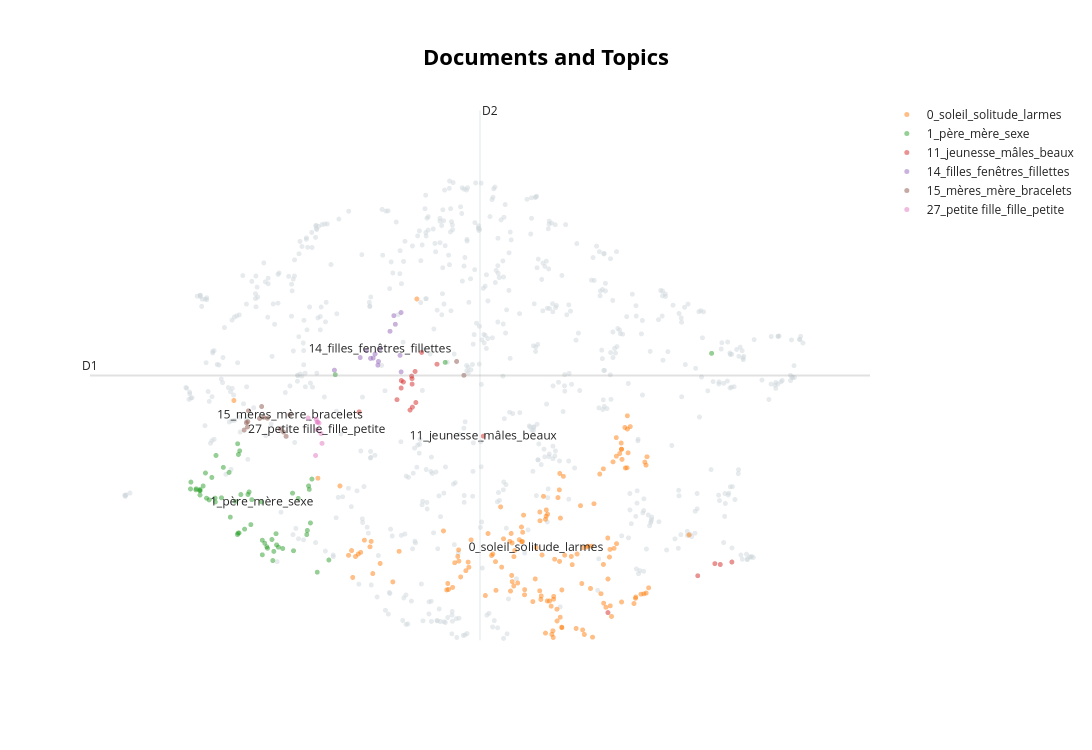

The code cell stored with this chart in its notebook:
### Code cell
topic_model.visualize_documents(docs, topics=[1, 0, 11, 14, 15, 27])

### Figure 1 — Plotly figure (JSON) as saved in the notebook; plotly's stock layout.template omitted (floating-point values rounded to 4 significant figures; data arrays with more than 128 entries replaced by an {"elided": "..."} marker saying what was removed)
{"data": [{"hoverinfo": "text", "hovertext": {"elided": "676 str values"}, "marker": {"color": "#CFD8DC", "opacity": 0.5, "size": 5}, "mode": "markers+text", "name": "other", "showlegend": false, "type": "scattergl", "x": {"elided": "676 float values"}, "y": {"elided": "676 float values"}}, {"hoverinfo": "text", "hovertext": {"elided": "151 str values"}, "marker": {"opacity": 0.5, "size": 5}, "mode": "markers+text", "name": "0_soleil_solitude_larmes", "text": {"elided": "151 str values"}, "textfont": {"size": 12}, "type": "scattergl", "x": {"elided": "151 float values"}, "y": {"elided": "151 float values"}}, {"hoverinfo": "text", "hovertext": ["mon père avait retroussé sa robe, ses petits mollets sanglés par des chaussettes noires battaient misérablement la cadence, coincé entre les cuisses lourdes et peu agiles de ma mère, il s’agrippait tant bien que mal à cette chaloupe beuglant comme un animal traqué.", "le soleil supplante la tristesse. la nuit endort l'angoisse. merci maman! escortée par les femmes, je descends l’escalier en prenant garde de ne pas trébucher.", "mon père ne bouge toujours pas. moi, je res- semble à un prieur. je veux sentir ses doigts entre mes mèches, ses ongles dans mon crâne, je veux qu'il me décoiffe puis me recoiffe à rebrousse- poil, je veux la marque de ses doigts sur mon front et l’os des genoux dans mon ventre.", "le voile cares- sait ma mère inquiète, trempait dans la mixture magique et finit par tomber aux pieds de la guérisseuse, d’autres voiles alors, moins amples, plus gais, entouraient la taille et le torse imposant de notre hôte ;", "ils m’attendent. je le sais depuis longtemps. a la main crispée de ma mère lorsque nous sor- tions, à ses épaules voûtées afin de dissimuler les moindres attributs féminins, à son regard fuyant devant les hordes d'hommes agglutinés sous les platanes de la ville sale, j'ai vite compris que je devais me retirer de ce pays masculin, ce vaste asile psychiatrique.", "ma mère, muette, laissait courir -sur son corps cinq doigts étrangers. on ne pou- vait rien dire, les femmes qui sortaient dans la rue étaient des poufiasses !", "là, juste coincé entre le thorax et l’esto- mac. elles prirent soin de fermer la porte à clé et je m’allongeai dévêtue et abandonnée, une der- nière fois sur mon lit d'enfant.", "pour remédier à la pesante absence d'enfants mâles, ma mère fit appel à une vieille femme qui avait le don, disait-on, de guérir cette redoutable anomalie.", "est-ce donc cela la liberté papa? il était sur le corps de ma mère et il pleurait.", "ma mère, les jambes écartées, se posait au-dessus du mélange vitreux, avec sur le visage la grimace de l'effort.", "ma mère ne disait rien, trop lasse, trop habituée aussi pour se défendre; « l’entre-fête »", "rien. à quoi bon d’ailleurs! n'est ni un anatomiste compatissant, ni un exorciste de sexe!", "ma mère et tante  se tenaient sur le seuil de mon refuge, à la fois impassibles et impatientes, noires et joyeuses.", "enfant d’un géniteur muet mais point sourd, d’une géni- trice déguisée en eunuque, sœur de deux monstres végétaux en instance de mort, je n'ai aucune voie de secours, ma mère prépare sa revanche dans mon dos, c’est à travers moi, seule féconde de la maison, qu’elle se venge de sa naissance, de nos existences et de son sexe, dans le cœur de ses fourneaux, elle a dissimulé la mixture de sa prochaine embuscade, stupide maman, les émanations de haine remontent jusque dans ma chambre!", "esclaves du sexe ne cherchez pas, vous ne trouverez jamais un regard complice, le voile jeté sur les choses et vos femmes ne s’arrache pas si facilement!", "comment peut-on se laisser dépérir ainsi? qui voudra de toi ma pauvre enfant avec tes yeux cerclés de noir et tes mains de sque- lette?", "même ça. je ne sens plus rien. ma mère ne vient pas me voir, mon père a momentanément disparu de la circulation pour monnayer mon destin, mes sœurs, fidèles au poste, ne pensent plus qu’à leur survie!", "chère maman, pourquoi toujours te regarder de dos? est-ce ta posture habituelle ou bien la âcheté de ne pas nous affronter?", "a pointé son index accusateur sur mon front, je ne dois pas sortir, éviter le regard de mon père lorsque mon sexe m'indispose, vivre cachée comme une chose dans l'ombre de ma mère, accepter les coups de martinet en me per- suadant que je suis fautive.", "sombre. mon père se tient dans le cadre de la porte que j'avais oublié de fermer à clé.", "ça se passait toujours ainsi quand ma mère accouchait. elle avait à peine le temps de se remettre d’une terrible déception que celui-ci abattait sur elle toute sa rudesse et toute son incompréhension.", "grâce à un déhanchement fort habile, aucune volute du fumoir n’échappait au gouffre de ma mère, elle s’appliquait, fermait les yeux, tendait ses mains vers la guérisseuse et parfois même empoignait son sexe avec une foi que je ne lui connaissais pas ;", "mon père s’essuyait les mains tout en déambulant dans la cuisine. sa moustache défaite rebiquait au-dessus de sa bouche luisante.", "j'avais l’impression de me faire longuement vidanger, tout sortait, les espoirs de ma mère, la souillure, la pureté, l’impureté;", "la déception fut grande. pardonne-moi maman, comme je comprends aujourd’hui ton désarroi face à ma poitrine qui devait s’élargir.", "là? pas d’enfant mais un arrière-goût d’impuissance entravait la gorge du géniteur ;", "qui est le coupable? un dieu assoupi depuis longtemps, ma mère sous le corps de mon père ou vous, les campagnardes au sexe cousu ?", "après une dernière secousse qui ébranla la maison entière, mon père s’arracha du piège visqueux puis se récura les mains avec un savon de ménage.", "un étranger me tailladait le sexe de l’intérieur, je me transformais en une monstrueuse insulte et priais  de toutes mes forces pour qu'il arrêtât cet écoulement ignoble et ignominieux !", "et les youyous de la famille se mêleront aux cris de joie d’une mère confiant sa progéni- ture à un inconnu.", "les rires des femmes montent l'escalier, s’accrochent à la rampe et attendent derrière ma porte.", "la ten- dresse, la joie, ou la pitié sont scalpées par le regard inquisiteur de mon père et la haine de ma mère.", "toujours là quand on ne s’y attend pas, mon père me regardait consumer mes derniers ins- tants de plaisir solitaire, lorsque mes yeux ren- contrèrent les siens, je chassais d’une main ner- veuse et coupable les dernières volutes de mes soupirs délictueux.", "l’une d’entre elles prit soin de pousser la porte et de tirer les rideaux. ma mère me fit asseoir sur le lit, enleva brutalement ma chemise de nuit et arracha sans prendre garde l'élastique de ma chevelure.", "arrière les yeux fermés, comme si nous n’exis- tions plus, ma mère se relâche à son tour et je l’entends dire avec une voix cassée par le regret : « eh  »", "balayant le soleil du mois d’août, elle transportait dans un rideau noir les angoisses des enfants et les regrets des mères négligentes.", "elle nettoyait mon cœur de ses angoisses, enlaçait nos maladies infantiles, balayait le doute, les cauchemars,  mait les ombres noires de nos visages, raclait la tristesse et récurait toutes les pensées moroses.", "mon père surgit dans ma chambre. furieux, il se tenait la tête. nue, les jambes entravées par le drap du crime, je tombais à ses pieds et plaidais mon irresponsabilité ;", "dans une antichambre inconnue, mon père négocie l’avenir avec un visage masqué. etrange croisement de deux alliances étrangères.", "horrifiée par l’arrivée d’une autre fille, ma mère voulut la jeter par la fenêtre sans même regarder ses deux grands yeux intelligents qui saisirent en un seul temps l’indésirable présence de leur propriétaire.", "cette nuit-là, lui non plus ne dormait pas, je l'entendais marcher derrière la porte de ma chambre.", "de mère en fille la tristesse est un « joyau » dont on ne peut plus se passer, un héritage, une maladie congénitale, transmissible et incurable!", "poussée par ma mère, je m’engouffre dans l’antre métallique ; j'eus seulement le temps de capturer un regard accusateur et une porte noire se refermait sur mon voile.", "honte à lui! où va-t-il se cacher pendant la journée? il m’a vue naître. il m'a vue nue.", ", je léchais le liquide satanique, reniant ainsi les règles reli- gieuses, oubliant la présence oppressante de mon père dans ces murs de l’ennui.", "discrète avec ça! le portrait craché de son père! je lui ressemble, c’est vrai, toujours silencieuse, j'écoute, j'observe.", "les femmes de la fête gloussent dans l'escalier. ma mère se précipite dans ma chambre sans frapper, son odieuse présence balaye subitement toutes mes pensées.", "un mince filet de lumière transporte au-dessus de ma chambre le spectre de la petite fille qui joue avec les franges de l’abat-jour.", "notre première séparation. j'ai vu mon père s’acharner sur ces deux grosses mamelles pleines de veines et de regrets qui pendaient en dépit des empoignades sau- vages, sa bouche, largement écartée, essayait d’engloutir une des poches nerveuses de ma géni- trice mais il la recrachait aussitôt, ses deux mâchoires ne pouvant contenir la totalité du mor- ceau de chair surpiqué d’une auréole brune.", "je m'invente des maladies mortelles, poumons incandescents, cerveau en forme de vase, intes- tins grêlés et nausées biliaires mais ma mère ne se laisse jamais abuser.", "je vivais avant vous, avant cette maison sordide, avant votre père cruel! et elles se sentiront coupables.", "je suis un épouvantail articulé, une femelle au sexe pourri qu’il faut absolument ignorer afin d'échapper à la condamnation divine!", "j'eus juste le temps de me cacher derrière le canapé. là je ne risquais rien. je voyais sans être vue ma pauvre mère allongée sur le carrelage dont les parties dénudées se couvraient peu à peu de bleus.", "mon père parlait fort. oh oui! il en voulait à ce sexe difforme qui ne lui donnait pas entière satisfaction!", "plus d’air pour vivre. il faut partir. un homme pleure. je m’approche de mon père.", "mon père a été le déclencheur de ma violence. le responsable que j'accuse! complice secret de  il m’a donné goût à un plaisir sans bornes mais que je paye bien cher le lendemain!", "notre père est assis sur un tapis de prière dont les couleurs sont trop vives pour une carpette sacrée.", "plein d’envies inassouvies, il se vengeait sur le ventre de ma mère en lui administrant des coups violents et réguliers avec une arme cachée dont il était le seul détenteur.", "la ville est bien loin. mon père aussi. le regard d’un jeune homme, une œillade pour un volet clos, une main derrière les rideaux et derrière plus encore se trame l’histoire d’un amour imaginaire dans une chambre obs- cure mais au bord de la mer.", null], "marker": {"opacity": 0.5, "size": 5}, "mode": "markers+text", "name": "1_père_mère_sexe", "text": ["", "", "", "", "", "", "", "", "", "", "", "", "", "", "", "", "", "", "", "", "", "", "", "", "", "", "", "", "", "", "", "", "", "", "", "", "", "", "", "", "", "", "", "", "", "", "", "", "", "", "", "", "", "", "", "", "", "", "", "1_père_mère_sexe"], "textfont": {"size": 12}, "type": "scattergl", "x": [-0.85, -1.001, -1.01, -1.345, -1.502, -1.587, -0.4367, -1.385, -1.124, -1.447, -1.535, -0.4544, -1.352, -1.117, -0.4225, -1.13, -1.207, -1.591, -0.7622, -0.4661, -1.499, -1.469, -0.7889, -1.159, -1.499, 0.86, -0.609, -0.5991, -0.2593, -1.137, -1.038, -1.07, -0.8761, -1.354, -1.539, -1.106, -1.027, -0.8998, -0.8995, -1.498, -0.4719, -1.219, -1.411, -0.371, -0.7673, -0.7033, -1.293, -0.1977, -0.7988, -1.274, -0.5536, -0.4478, -1.436, -0.7441, -1.139, -0.8072, -1.133, -0.8569, 3.423, -0.905], "y": [1.316, 1.935, 1.617, 2.499, 2.052, 2.159, 1.639, 2.218, 1.51, 2.275, 2.074, 2.11, 1.906, 2.557, 2.198, 2.511, 1.713, 2.071, 1.359, 1.543, 2.064, 2.109, 1.276, 1.914, 1.994, 3.684, 2.018, 1.284, 1.166, 2.647, 2.002, 1.56, 1.38, 1.955, 2.06, 2.001, 2.033, 1.419, 1.232, 2.049, 1.49, 2.282, 1.932, 1.011, 1.502, 1.313, 1.959, 3.528, 1.159, 2.347, 1.951, 2.066, 1.954, 1.33, 1.49, 1.428, 1.509, 1.336, 3.799, 1.907]}, {"hoverinfo": "text", "hovertext": ["appâts, moqueuses, voleuses d'images, elles sont cerclées d’interdits et protégées par une loi qu’on ne peut transgresser, la mère inquiète veille, le père dictateur ordonne : malheur à celui qui fixera pendant trop longtemps le corpus féminin dessiné dans les doublures des rideaux!", "et nous jeunes filles? que faisons-nous pen- dant ce temps-là ? ce temps perdu! fantômes de la rue, animaux cloîtrés, femmes infantiles!", "devant l’anachronisme grandissant de la vie de ces hommes, il fallut prendre une décision.", "est en guerre contre sa nature, nature féminine, pourriture pour notre père, honte pour notre fautive de mère, c’est elle la traîtresse qui pousse  toujours plus loin dans ses sacri- fices, ses artifices et ses dissimulations grotesques.", "d'où vient l'erreur ? de la nature qui a voulu faire dans la nuance?  ! deux sexes dérisoirement diffé- rents.", "les deux femmes sont en train de forcer sur la vérité. ce n’est pas grave. plus tard, je m'inventerai aussi de furtives amours, de beaux mâles délicats me lanceront des cailloux à la fenêtre, des beaux visages sur des beaux noms;", "la toile de muqueuse se déchire par les branles de l'esprit, et nos plaintes narguent la jeunesse de la rue sans femme;", "ils vivaient en l’an 1380 du calendrier hégirien, pour nous, c'était le tout début des années soixante-dix.", "mouvement répé- titif qui ne s’enquiert ni du temps, ni de mon refus et encore moins de notre jeunesse.", "d'où vient la faille de notre civilisation? des femmes jalouses de leurs filles, des hommes qui hantent le parvis de la capitale ou du verdict final?", "je ne me souviens ni de nos jeux d’enfants, ni de nos rires complices ou des farces de notre âge ;", "adolescentes, vous vivez dans l’ombre d’une déclaration fatale, votre jeunesse est un long procès qui s’achèvera dans le sang, un duel entre la tradition et votre pureté.", "dans ce grand espace, l’auteur de la tragédie n’a pas oublié les person- nages appropriés, chacun est à son poste.", "et encore beaucoup de choses nous séparent! la loi, la religion, nos sexes et notre haine.", "claquement de doigts désynchronisé, étranger à la derbouka et aux youyous des femmes excitées, ne rendant que des croches haineuses et froides qui tuent la jeunesse et l’espoir.", "sur son front, on pourra lire écrit en noir : * ! qui doit-on condamner? qui est le plus à plaindre ?", "chez nous, pas de hasard, pas d’émoi, pas de rencontre. ce sentiment déplacé dont la valeur s’effiloche plus l’âge avance est anéanti par le calcul, arrangement à l'amiable et l'intérêt.", "pures trop impures! franchement vous ne faites pas le poids! pensez au lourd fardeau du temps qui entraîne inlassablement dans son cycle infernal des torrents de règles, de coutumes, de souvenirs, de réflexes, d’habitudes, des torrents de boue dans lesquels s’ensevelit votre sexe déjà coupable à la naissance.", "une noce devait être le rappel d’une précédente et l'appel d’une prochaine. là? noces absurdes et truquées par des femelles-mâles et des mâles- femelles!", null], "marker": {"opacity": 0.5, "size": 5}, "mode": "markers+text", "name": "11_jeunesse_mâles_beaux", "text": ["", "", "", "", "", "", "", "", "", "", "", "", "", "", "", "", "", "", "", "11_jeunesse_mâles_beaux"], "textfont": {"size": 12}, "type": "scattergl", "x": [0.4362, 0.5776, 3.618, 0.4376, 0.458, 0.03246, 0.5703, 0.5219, 3.29, 0.537, 0.5445, 0.7812, 2.426, 0.5408, 0.6333, 0.396, 3.507, 3.455, 0.5418, 1.227], "y": [3.357, 3.173, 1.141, 3.453, 3.434, 3.054, 3.569, 3.077, 0.9656, 3.509, 3.114, 3.661, 0.4964, 3.477, 3.812, 3.21, 1.11, 1.12, 3.407, 2.744]}, {"hoverinfo": "text", "hovertext": ["epicentre de l’aventure, c’est ici que tout se passe pour cette femme cachée derrière sa fenêtre, pour cet épicier rougeaud assis sur son tabouret, pour cet homme guettant un rideau clos, pour ces petits et petites qui courent dans un rectangle bien délimité par des bâtisses sombres et anguleuses.", "les fillettes continuent à jouer autour des piliers du vice; moi, je reste tapie derrière ma fenêtre.", "ça s'appelle un repentir. j'entends des petites filles glousser sous leurs couvertures.", "accrochés aux murs; les mains écartées en éventails de chair incrustés dans la pierre, ils observent trois fillettes à cheval sur une caisse de plastique orange en train de jouer avec les pieds d’une table que le temps a fracassée.", "dérisoirement différent! les hommes n'étaient plus de ce quartier, nous pouvions alors ouvrir nos fenêtres, nos mains, nos bouches.", "la rue est calme. un voile blanc passe et repasse sous ma fenêtre, trois fillettes à cheval sur une caisse de plastique orange s'amusent avec les pieds d’une table que le temps a fracassée.", "un jeu d’ombres, de lumières et de nuances habiles entre le clair et l’obscur révèle la présence des jeunes filles avides d'événements, encadrées par leurs fenêtres, debout, droites et sérieuses derrière la popeline des rideaux clos, elles ornent comme des statues érigées à la gloire du silence et de l’aparté les immeubles vétustes;", "ferme et définitive. dès la puberté, les femelles de la maison durent vivre cachées der- rière les fenêtres d’un gynécée silencieux où le temps avait perdu sa raison d’être.", "elles en avaient voulu à leurs mères mais le temps brouille la mémoire, et d’autres filles se prépa- raient dans une chambre d'enfant.", "les jeunes filles des maisons voisines lissent leurs cheveux derrière la dentelle d’un rideau plus transparent que d’habitude.", "ils déambulent à la recherche du sombre en montrant des dents jaunes, pincent leur sexe en signe de puissance et s’adossent contre le portail de notre maison.", "trois filles seulement ont survécu, trois petites pousses bien lisses qui crièrent le pied encore coincé entre les briques effondrées et dégouli- nantes de sang du puits mortel.", "restent là, seules fidèles, compagnes désolantes et fautives de la fuite, les jeunes filles des fenêtres closes ;", "dehors, j'entends les filles cloîtrées grignoter le cadre de leur fenêtre, enjamber la chaussée, et, comme des sangsues en manque, elles se collent aux trous de serrure de mon âme close.", null], "marker": {"opacity": 0.5, "size": 5}, "mode": "markers+text", "name": "14_filles_fenêtres_fillettes", "text": ["", "", "", "", "", "", "", "", "", "", "", "", "", "", "14_filles_fenêtres_fillettes"], "textfont": {"size": 12}, "type": "scattergl", "x": [0.1854, 0.2122, 0.142, 0.4354, 0.4258, 0.3658, 0.1032, 0.04224, -0.206, 0.1676, 0.329, 0.3804, 0.436, 0.2177, 0.2312], "y": [3.792, 3.648, 3.735, 4.319, 3.774, 4.279, 3.835, 3.746, 3.585, 3.74, 4.08, 4.17, 3.563, 3.696, 3.854]}, {"hoverinfo": "text", "hovertext": ["huileux de contente- ment, ma mère, ma très chère mère fuit mon regard ; elle vole, elle virevolte, elle papillonne, elle compte, elle additionne, y aura-t-il assez de couverts, assez de place, assez de joie?", "noblesse apparente, cuissardes de cellulite, arriviste endia- mantée, sexe verrouillé et œil de vautour,   font les griffes rouges de ma belle-mère sur les assiettes de porcelaine.", "elle étin- celle comme une pépite au milieu d’une source vaseuse,   font les bracelets de sa mère accrochés à des poignets grossiers et à des che- villes frigides,  , font les bracelets qui tinteront plus tard dans mes mains tremblantes.", "*  : féminin de . cessez d'y penser! tout est bien fini! une larme coule sous le maquillage de ma tante, le petit serpent de sel creuse entre les pores et la crème une rigole pour se frayer un passage, ma mère fronce les sourcils mais rien ne vient, juste une image brouillée par les autres.", "toi drap maculé de sang et d'honneur ? dans ton tissu se dessine à l'encre carmin l’espoir et la crainte des mères, des pères, de l’homme, de la patrie, de l’histoire!", "ma mère est fière. pas moi. regardez ces beaux cheveux et ces yeux si grands pour un corps si fin!", "petit bec de lièvre, petite anomalie héré- ditaire, petit traître, petite ordure!", "je ne croyais pas ma famille si nombreuse! nièces, tantes, cousines, grand- tantes, plus petites tantes, mères, belles-mères, grand-mères, habilleuses, maquilleuses, musi- ciennes, mangeuses, voyeuses, pleureuses, toute la palette féminine de l’est, de l’ouest, du nord et du sud d’ est réunie en mon honneur.", "les tristes femmes se contentent d’une paire de seins en forme de quilles et rejoignent l’insatisfaite dans une ronde de cellulite et d’amertume.", "loin de nous petite chose, petit animal indifférent, petite misère! d’où viens-tu donc avec ta salive qui ne se retient jamais de couler, et ces drôles de mains qui contiennent plus d'empreintes que les miennes ?", "mon avenir est inscrit sur les yeux sans couleur de ma mère et les corps aux formes monstrueuses de mes sœurs : par- faites incarnations du devenir de toutes les femmes cloîtrées!", "plantes vénéneuses, enfant grabataire, excrois- sances malignes, verrues douées de raison, pauvres gens contaminés par l’ennui et la tris- tesse, voilà ma famille!", "j'oublie que je ne suis qu’un ventre reproducteur et je garde précieusement tes bracelets pour mes pauvres petites.", "seringue de haine, coupe rem- plie de coups, bouche aigrie, poings serrés, voilà mon beau corps chère maman, voilà mon âme!", null], "marker": {"opacity": 0.5, "size": 5}, "mode": "markers+text", "name": "15_mères_mère_bracelets", "text": ["", "", "", "", "", "", "", "", "", "", "", "", "", "", "15_mères_mère_bracelets"], "textfont": {"size": 12}, "type": "scattergl", "x": [-0.9258, -0.8507, -1.033, -0.9058, -0.6955, -1.039, 1.04, -1.042, -0.6707, 0.9699, -1.074, -0.7285, -1.054, -0.8861, -0.6353], "y": [2.97, 2.972, 3.067, 3.122, 2.796, 2.929, 3.52, 2.862, 2.742, 3.696, 2.822, 2.836, 2.915, 2.984, 3.017]}, {"hoverinfo": "text", "hovertext": ["je fais un tour sur moi-même en imaginant le pire. une autre petite fille a dû se faire écraser.", "en admiration devant mes larmes, elle collait ses joues aux miennes, toutes tombantes et irritées par les pleurs, puis se retirait avec un bref sourire de satisfaction, la peau du visage zébrée par de fines rigoles de sel;", "dehors, la petite fille agonisait. dedans, j'ouvrais mes veines et appelais le plaisir.", "la tromperie était visible, mais per- sonne n’osa plaindre la petite fille. c’était ainsi.", "elle détectait mes moindres signes de défail- lance : un sourire figé, une mâchoire plus que nouée, des lèvres tremblotantes, un regard aveugle car elle connaissait mieux que quiconque la souffrance d’être née femme dans cette mai- son : une souillure qui deviendrait plus tard une souillon!", "elle parlait calmement, sous sa main, mon cœur lançait des petits coups réguliers à peine perceptibles en signe de reconnaissance.", "hasard? coïncidence? infortune ? je jouissais pendant que la petite fille s’endor- mait.", "les enfants s'étaient arrêtés de jouer, les fillettes savaient et, comme moi, elles ne la prévinrent pas du danger.", null], "marker": {"opacity": 0.5, "size": 5}, "mode": "markers+text", "name": "27_petite fille_fille_petite", "text": ["", "", "", "", "", "", "", "", "27_petite fille_fille_petite"], "textfont": {"size": 12}, "type": "scattergl", "x": [-0.3669, -0.3252, -0.3348, -0.3818, -0.4586, -0.3868, -0.3537, -0.372, -0.3725], "y": [2.924, 2.652, 2.777, 2.961, 2.976, 2.498, 2.912, 2.922, 2.828]}], "layout": {"annotations": [{"showarrow": false, "text": "D1", "x": -2.558, "y": 3.518, "yshift": 10}, {"showarrow": false, "text": "D2", "x": 1.195, "xshift": 10, "y": 6.893}], "height": 750, "shapes": [{"line": {"color": "#CFD8DC", "width": 2}, "type": "line", "x0": 1.195, "x1": 1.195, "y0": 0.1427, "y1": 6.893}, {"line": {"color": "#9E9E9E", "width": 2}, "type": "line", "x0": -2.558, "x1": 4.947, "y0": 3.518, "y1": 3.518}], "title": {"font": {"color": "Black", "size": 22}, "text": "<b>Documents and Topics</b>", "x": 0.5, "xanchor": "center", "yanchor": "top"}, "width": 1200, "xaxis": {"visible": false}, "yaxis": {"visible": false}}}
